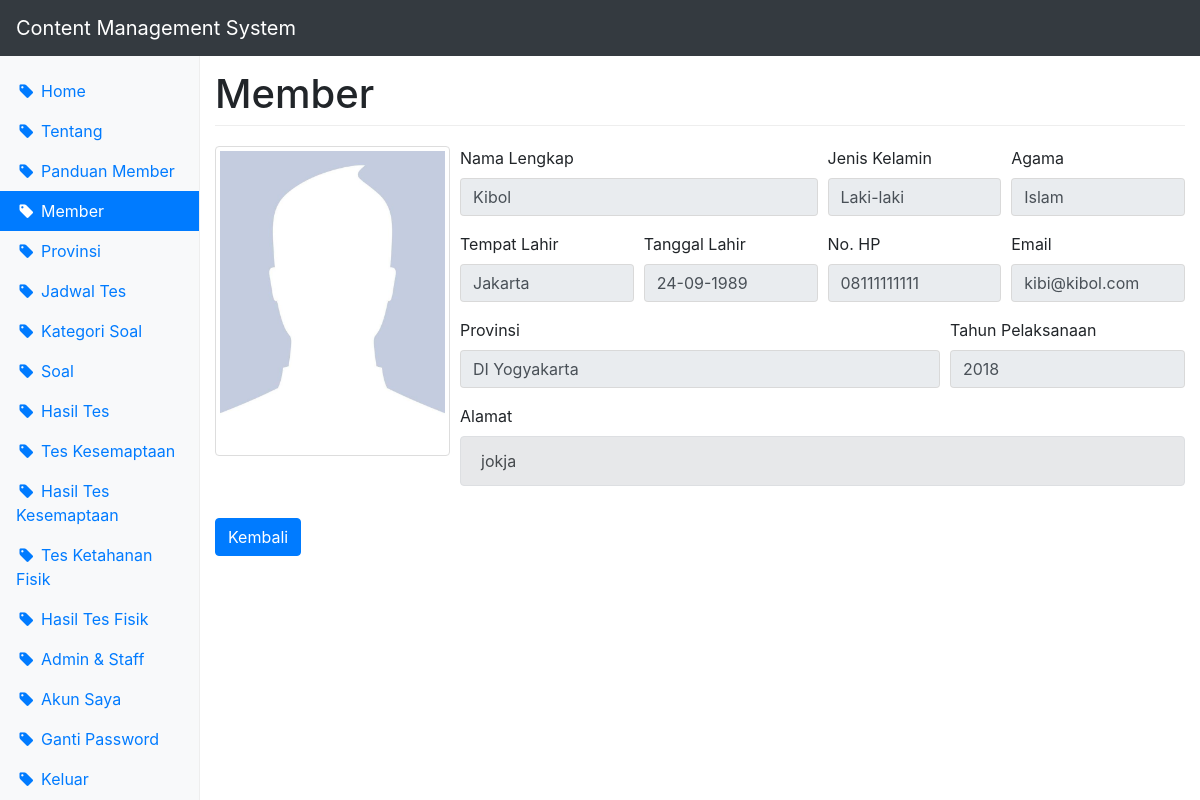
The app's page /cms/?page=member&act=detail&id_member=10 (signed in) with its own data.
### tables this page shows
CREATE TABLE `member` (
  `id_member` int(11) NOT NULL,
  `nama` varchar(50) NOT NULL,
  `kelamin` enum('Laki-laki','Perempuan') DEFAULT NULL,
  `agama` varchar(20) DEFAULT NULL,
  `tempat_lahir` varchar(50) DEFAULT NULL,
  `tgl_lahir` varchar(20) DEFAULT NULL,
  `alamat` text,
  `hp` varchar(20) NOT NULL,
  `email` varchar(50) NOT NULL,
  `password` varchar(32) NOT NULL,
  `foto` varchar(20) DEFAULT NULL,
  `provinsi` varchar(100) DEFAULT NULL,
  `th_pelaksanaan` varchar(4) DEFAULT NULL,
  `id_jadwal` int(11) DEFAULT NULL
);

### cms/member_detail.php (the view)
<?php $member = $db->query("select * from member where id_member = '{$_GET['id_member']}' limit 1")->fetch_assoc(); ?>
<form>
  <div class="form-row">
    <div class="form-group col-md-3">
      <?php
      if (empty($member['foto'])) {
        echo '<img src="../img/noimage.jpg" class="img-fluid img-thumbnail">';
      }else{
        echo '<img src="../img/member/'.$member['foto'].'" class="img-fluid img-thumbnail">';
      } ?>
    </div>
    <div class="form-group col-md-9">
        <div class="form-row">
          <div class="form-group col-md-6">
            <label>Nama Lengkap</label>
            <input type="text" class="form-control" value="<?php echo $member['nama']; ?>" readonly>
          </div>
          <div class="form-group col-md-3">
            <label>Jenis Kelamin</label>
            <input type="text" class="form-control" value="<?php echo $member['kelamin']; ?>" readonly>
          </div>
          <div class="form-group col-md-3">
            <label>Agama</label>
            <input type="text" class="form-control" value="<?php echo $member['agama']; ?>" readonly>
          </div>
        </div>
        <div class="form-row">
          <div class="form-group col-md-3">
            <label>Tempat Lahir</label>
            <input type="text" class="form-control" value="<?php echo $member['tempat_lahir']; ?>" readonly>
          </div>
          <div class="form-group col-md-3">
            <label>Tanggal Lahir</label>
            <input type="text" class="form-control" value="<?php echo $member['tgl_lahir']; ?>" readonly>
          </div>
          <div class="form-group col-md-3">
            <label>No. HP</label>
            <input type="text" class="form-control" value="<?php echo $member['hp']; ?>" readonly>
          </div>
          <div class="form-group col-md-3">
            <label>Email</label>
            <input type="text" class="form-control" value="<?php echo $member['email']; ?>" readonly>
          </div>
        </div>
        <div class="form-row">
          <div class="form-group col-md-8">
            <label>Provinsi</label>
            <input type="text" class="form-control" value="<?php echo $member['provinsi']; ?>" readonly>
          </div>
          <div class="form-group col-md-4">
            <label>Tahun Pelaksanaan</label>
            <input type="text" class="form-control" value="<?php echo $member['th_pelaksanaan']; ?>" readonly>
          </div>
        </div>
        <div class="form-group">
          <label>Alamat</label>
          <div class="alert alert-secondary"><?php echo $member['alamat']; ?></div>
        </div>
    </div>
  </div>
  <a href="?page=member" class="btn btn-primary">Kembali</a>
</form>

### css/dashboard.css (style rules this page uses)
body { padding-top: 3.5rem; }

### records on screen
member: nama "Kibol", kelamin "Laki-laki", agama "Islam", tempat_lahir "Jakarta", tgl_lahir "24-09-1989", hp "08111111111", email "kibi@kibol.com", provinsi "DI Yogyakarta", th_pelaksanaan "2018", alamat "jokja"

### other values on screen
$menu "Home"
$menu "Tentang"
$menu "Panduan Member"
$menu "Member"
$menu "Provinsi"
$menu "Jadwal Tes"
$menu "Kategori Soal"
$menu "Soal"
$menu "Hasil Tes"
$menu "Tes Kesemaptaan"
$menu "Hasil Tes Kesemaptaan"
$menu "Tes Ketahanan Fisik"
$menu "Hasil Tes Fisik"
$menu "Admin & Staff"
$menu "Akun Saya"
